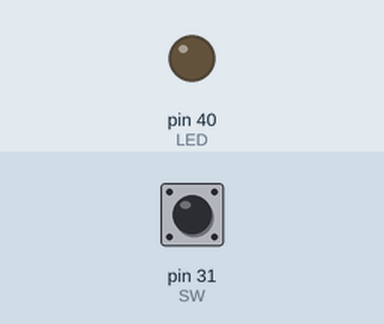
The sketch below on a simulated Arduino Mega 2560, built with avr-gcc and run on an emulated ATmega2560. Shown: output pins drawn as LEDs (lit = HIGH). The test bench sets the inputs (shaded band); at power-on: pin 31 (SW) HIGH.

Above: at 1.2 s.
1.3 s: pin 31 (SW) pulled LOW for 0.15 s
At 1.37 s:
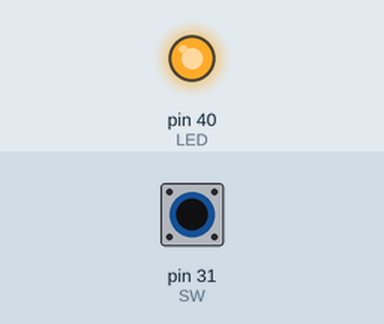
2.9 s: pin 31 (SW) pulled LOW for 3.2 s
At 6.6 s:
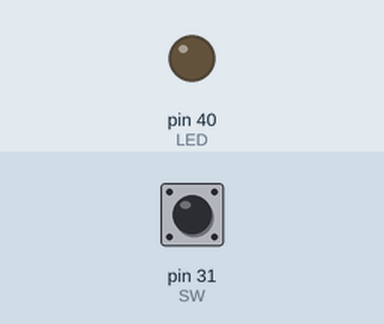
Timing chart, 0 to 8.1 s (numbered marks = the images above; inputs shaded):
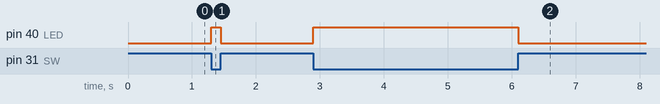

The sketch:

sw_led.ino
```cpp
//*****************************************************************************
// File Name            : sw_led.ino
//-----------------------------------------------------------------------------
// Function             : sw_led
//
//-----------------------------------------------------------------------------
// Designer             : yokomizo
//-----------------------------------------------------------------------------
// History
// -.-- 2014/09/10
//*****************************************************************************
#define SW 31
#define LED 40
void setup() {
  pinMode(SW, INPUT);
  pinMode(LED, OUTPUT);
}
void loop() {
  unsigned int sw_n;
  sw_n = ! digitalRead(SW);  // read SW
  digitalWrite(LED, sw_n);   // set LED
}
```

Measured:
- after the input at 1.3 s, pin 40 (LED): LOW → HIGH at once, → LOW 0.15 s later
- after the input at 2.9 s, pin 40 (LED): LOW → HIGH at once, → LOW 3.2 s later
